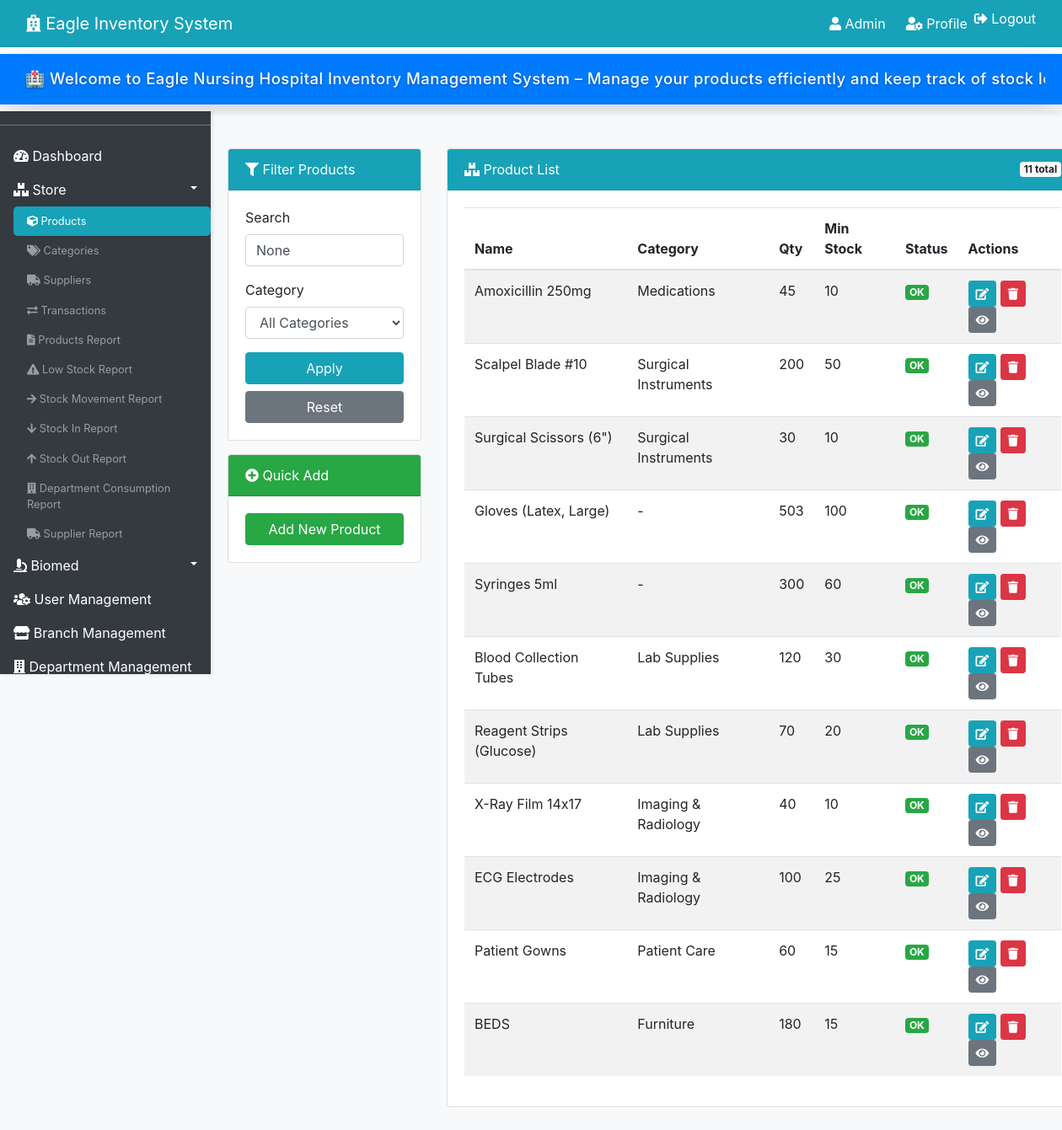
/store/products/ (signed in), run on the app's committed database.
### store/models.py (models this page shows, shortened)
class Product(models.Model):
    name = models.CharField(max_length=200)
    category = models.ForeignKey(Category, on_delete=models.SET_NULL, null=True)
    description = models.TextField(blank=True)
    item_code = models.CharField(max_length=50, unique=True, blank=True)
    unit = models.CharField(max_length=20, default='piece')
    quantity = models.PositiveIntegerField(default=0)
    minimum_stock_level = models.PositiveIntegerField(default=5)
    supplier = models.ForeignKey(Supplier, on_delete=models.SET_NULL, null=True, blank=True)
    branch = models.ForeignKey(Branch, on_delete=models.CASCADE)
    storage_location = models.CharField(max_length=100, blank=True)
    date_added = models.DateTimeField(auto_now_add=True)
    created_by = models.ForeignKey(User, on_delete=models.SET_NULL, null=True)
    @property
    def is_low_stock(self):
        return self.quantity <= self.minimum_stock_level

class Category(models.Model):
    name = models.CharField(max_length=100, unique=True)
    description = models.TextField(blank=True)
    branch = models.ForeignKey(Branch, on_delete=models.CASCADE, null=True, blank=True)
    created_by = models.ForeignKey(User, on_delete=models.SET_NULL, null=True, blank=True)
    created_at = models.DateTimeField(auto_now_add=True)
    updated_at = models.DateTimeField(auto_now=True)

### store/views.py (the view)
# urls.py: path('products/', views.product_list, name='product_list'),
@login_required
def product_list(request):
    user = request.user
    branch = Profile.objects.get(user=user).branch
    if user.is_superuser:
        products = Product.objects.all()
    else:
        products = Product.objects.filter(branch=branch)
    query = request.GET.get('q')
    if query:
        products = products.filter(
            Q(name__icontains=query) |
            Q(item_code__icontains=query) |
            Q(category__name__icontains=query)
        )
    category_id = request.GET.get('category')
    if category_id:
        products = products.filter(category_id=category_id)
    paginator = Paginator(products, 25)
    page_number = request.GET.get('page')
    page_obj = paginator.get_page(page_number)
    context = {
        'products': page_obj,                     # paginated object
        'categories': Category.objects.all(),     # for filter dropdown
        'selected_category': category_id,
        'query': query,
    }
    return render(request, 'store/product_list.html', context)

### store/templates/store/product_list.html (shortened to what this page needs)
{% extends 'partials/base.html' %}
{% load crispy_forms_tags %}
{% block content %}
<div class="row my-4">
    <div class="col-md-3">
        <div class="card">
            <div class="card-header bg-info text-white">
                <i class="fas fa-filter"></i> Filter Products
            </div>
            <div class="card-body">
                <form method="get" action="{% url 'store:product_list' %}">
                    <div class="form-group">
                        <label>Search</label>
                        <input type="text" name="q" class="form-control" placeholder="Name or code" value="{{ query }}">
                    </div>
                    <div class="form-group">
                        <label>Category</label>
                        <select name="category" class="form-control">
                            <option value="">All Categories</option>
                        </select>
                    </div>
                    <button type="submit" class="btn btn-info btn-block">Apply</button>
                    <a href="{% url 'store:product_list' %}" class="btn btn-secondary btn-block">Reset</a>
                </form>
            </div>
        </div>
        <div class="card mt-3">
            <div class="card-header bg-success text-white">
                <i class="fas fa-plus-circle"></i> Quick Add
            </div>
            <div class="card-body">
                <a href="{% url 'store:product_create' %}" class="btn btn-success btn-block">Add New Product</a>
            </div>
        </div>
    </div>
    <div class="col-md-9">
        <div class="card">
            <div class="card-header bg-info text-white d-flex justify-content-between align-items-center">
                <span><i class="fas fa-boxes"></i> Product List</span>
                <span class="badge badge-light">{{ products.paginator.count }} total</span>
            </div>
            <div class="card-body">
                <table class="table table-striped table-hover">
                    <thead>
                        <tr>
                            <th>Name</th>
                            <th>Category</th>
                            <th>Qty</th>
                            <th>Min Stock</th>
                            <th>Status</th>
                            <th>Actions</th>
                        </tr>
                    </thead>
                    <tbody>
                        {% for product in products %}
                        <tr>
                            <td>{{ product.name }}</td>
                            <td>{{ product.category.name|default:"-" }}</td>
                            <td>{{ product.quantity }}</td>
                            <td>{{ product.minimum_stock_level }}</td>
                            <td>
                                {% if product.is_low_stock %}
                                    <span class="badge badge-danger">Low Stock</span>
                                {% else %}
                                    <span class="badge badge-success">OK</span>
                                {% endif %}
                            </td>
                            <td>
                                <a href="{% url 'store:product_edit' product.id %}" class="btn btn-info btn-sm">
                                    <i class="fas fa-edit"></i>
                                </a>
                                <a href="{% url 'store:product_delete' product.id %}" class="btn btn-danger btn-sm">
                                    <i class="fas fa-trash"></i>
                                </a>
                                <a href="{% url 'store:product_detail' product.id %}" class="btn btn-secondary btn-sm">
                                    <i class="fas fa-eye"></i>
                                </a>
                            </td>
                        </tr>
                        {% empty %}
                        <tr><td colspan="6" class="text-center">No products found.</td></tr>
                        {% endfor %}
                    </tbody>
                </table>
            </div>
        </div>
    </div>
</div>
{% endblock %}

### templates/partials/base.html (shortened to what this page needs)
{% load static %}
<!doctype html>
<html lang="en">
<head>
    <link rel="stylesheet" href="https://cdn.jsdelivr.net/npm/bootstrap@4.6.0/dist/css/bootstrap.min.css"
>
    <link rel="stylesheet" href="https://use.fontawesome.com/releases/v5.15.2/css/all.css"
>
<link rel="stylesheet" href="https://cdn.jsdelivr.net/npm/bootstrap-icons@1.11.3/font/bootstrap-icons.min.css">
    <link rel="stylesheet" href="{% static 'style.css' %}">
</head>
<body>
    <nav class="navbar navbar-expand-lg navbar-dark bg-info fixed-top">
        <div class="container-fluid">
            <a class="navbar-brand" href="{% url 'dashboard-index' %}">
                <i class="fas fa-hospital"></i> Eagle Inventory System
            </a>
            <div class="collapse navbar-collapse" id="navbarNav">
                <ul class="navbar-nav ml-auto">
                    {% if user.is_authenticated %}
                    <li class="nav-item">
                        <span class="navbar-text text-white mr-3">
                            <i class="fas fa-user"></i> {{ user.username }}
                        </span>
                    </li>
                    <li class="nav-item">
                        <a class="nav-link text-white" href="{% url 'user:profile' %}">
                            <i class="fas fa-user-cog"></i> Profile
                        </a>
                    </li>
                    <li class="nav-item">
                    <form method="post" action="{% url 'user:logout' %}" style="display: inline;">
                    <button type="submit" class="btn btn-link nav-link text-white" style="display: inline; padding: 0; border: none; background: none; text-decoration: none; cursor: pointer;">
                      <i class="fas fa-sign-out-alt"></i> Logout
                       </button>
                    </form>
                    </li>
                    {% endif %}
                </ul>
            </div>
        </div>
    </nav>
    <div class="container-fluid">
        <div class="row">
            {% if user.is_authenticated %}
                {% include 'partials/sidebar.html' %}
            {% include 'partials/global_marquee.html' %}
            {% endif %}
            <div class="main-content col-md-{% if user.is_authenticated %}10{% else %}12{% endif %} offset-md-{% if user.is_authenticated %}2{% else %}0{% endif %}">
                {% block content %}{% endblock %}
            </div>
        </div>
    </div>
</body>
</html>

### static/style.css (style rules this page uses)
body { background: rgb(230, 227, 227); }

### templates/partials/base.html (style rules this page uses)
body { padding-top: 56px; background-color: #f8f9fa; }
.main-content { margin-left: 250px; padding: 20px; min-height: 100vh; }

### templates/partials/global_marquee.html (style rules this page uses)
body { overflow-x: hidden !important; }

### data on the page
Product: name "Amoxicillin 250mg", category.name "Medications", quantity "45", minimum_stock_level "10", shows "OK"
Product: name "Scalpel Blade #10", category.name "Surgical Instruments", quantity "200", minimum_stock_level "50", shows "OK"
Product: name "Surgical Scissors (6\")", category.name "Surgical Instruments", quantity "30", minimum_stock_level "10", shows "OK"
Product: name "Gloves (Latex, Large)", category.name "-", quantity "503", minimum_stock_level "100", shows "OK"
Product: name "Syringes 5ml", category.name "-", quantity "300", minimum_stock_level "60", shows "OK"
Product: name "Blood Collection Tubes", category.name "Lab Supplies", quantity "120", minimum_stock_level "30", shows "OK"
Product: name "Reagent Strips (Glucose)", category.name "Lab Supplies", quantity "70", minimum_stock_level "20", shows "OK"
Product: name "X-Ray Film 14x17", category.name "Imaging & Radiology", quantity "40", minimum_stock_level "10", shows "OK"
Product: name "ECG Electrodes", category.name "Imaging & Radiology", quantity "100", minimum_stock_level "25", shows "OK"
Product: name "Patient Gowns", category.name "Patient Care", quantity "60", minimum_stock_level "15", shows "OK"
Product: name "BEDS", category.name "Furniture", quantity "180", minimum_stock_level "15", shows "OK"

### other printed values
{{ user.username }} "Admin"
{{ products.paginator.count }} "11"
